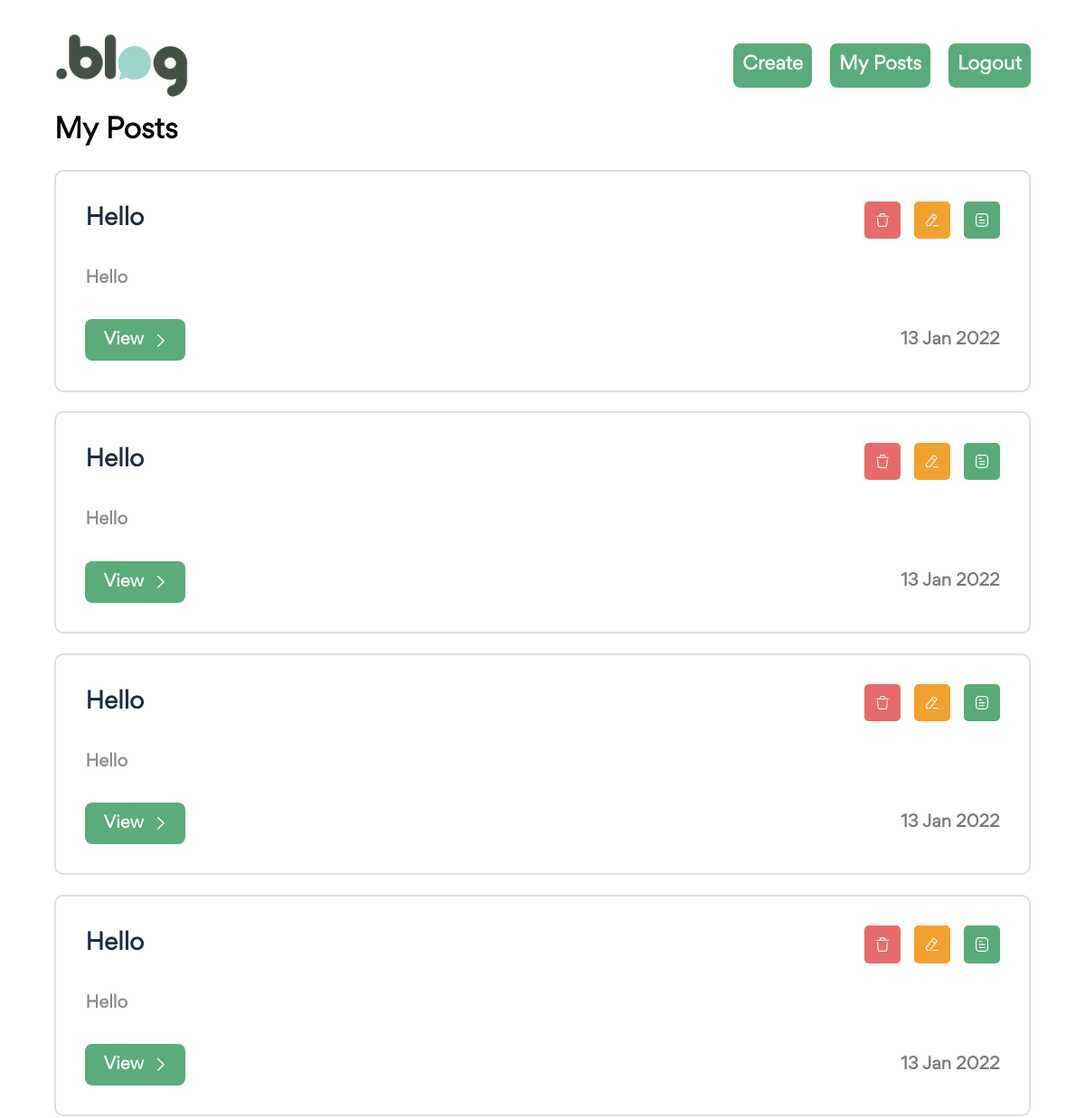
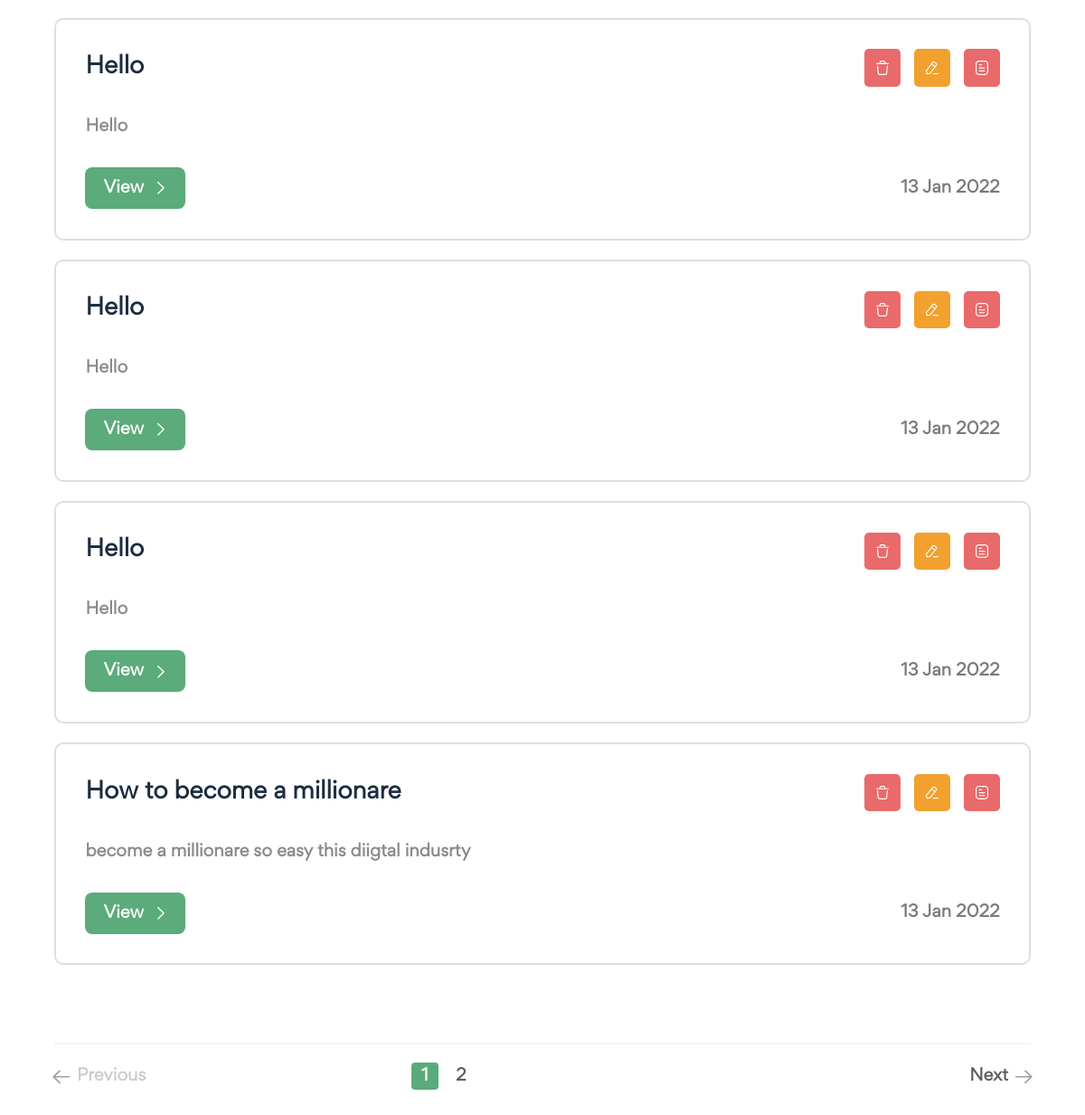
The app's page /posts/my-posts/ (signed in), older data (2 pictures, top to bottom).
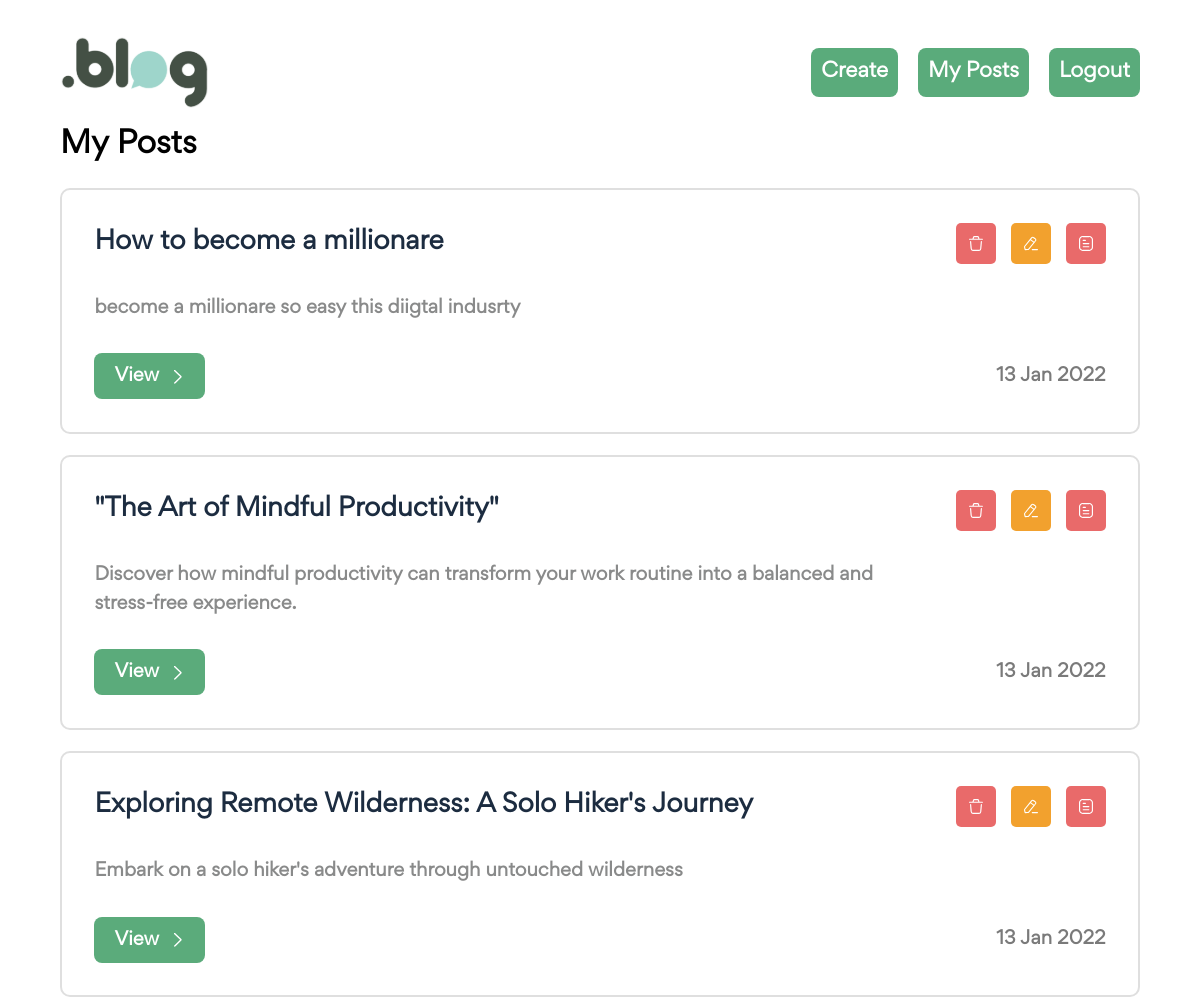
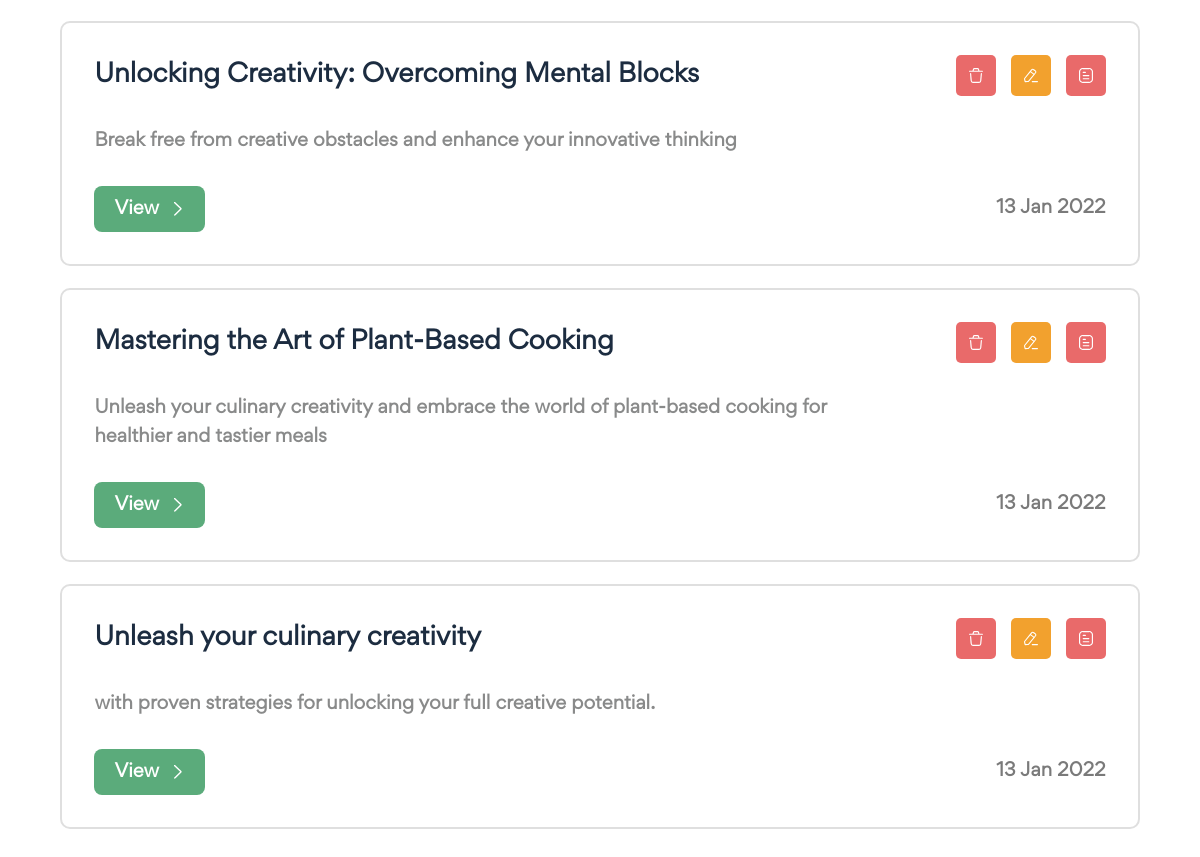
The same page, newer data (2 pictures, top to bottom).
### posts/models.py (models this page shows, shortened)
class Post(models.Model):
    title = models.CharField(max_length=255)
    short_description = models.TextField()
    description = RichTextField()
    categories = models.ManyToManyField("posts.Category")
    time_to_read = models.CharField(max_length=128)
    featured_image = models.ImageField(upload_to="posts/")
    is_draft = models.BooleanField(default=False)
    author = models.ForeignKey("posts.Author",on_delete=models.CASCADE)
    published_date = models.DateField()
    is_deleted = models.BooleanField(default=False)

### posts/views.py (the view)
# urls.py: path('my-posts/',views.my_posts, name="my_posts"),
@login_required(login_url="/users/login/")
def my_posts(request):
    posts = Post.objects.filter(author__user=request.user, is_deleted=False)
    instances = paginate_instances(request,posts,per_page=8)
    context = {
        "title" : "My Posts",
        "instances" : instances
    }
    return render(request, "posts/my-posts.html", context=context)

### main/functions.py (called while the page is built)
def paginate_instances(request,instances,per_page=6):
    instances = Paginator(instances, per_page)
    page = request.GET.get('page', 1)
    try:
        instances = instances.page(page)
    except PageNotAnInteger:
        instances = instances.page(1)
    except EmptyPage:
        instances = instances.page(instances.num_pages)
    return instances

### posts/templatetags/peginator_tags.py (called while the page is built)
@register.simple_tag
def get_elided_page_range(instances, number, on_each_side=3, on_ends=2):
    paginator =Paginator(instances.object_list, instances.per_page)
    return paginator.get_elided_page_range(number=number, on_each_side=on_each_side, on_ends=on_ends)

@register.simple_tag(takes_context=True)
def change_params(context,page):
    request = context['request']
    full_path = request.get_full_path()
    if "?" in full_path:
        if "page" in full_path:
            full_path = re.sub("page=[0-9]+", f"pages={page}",full_path)
        else:
            full_path += f"&page={page}"
    else:
        full_path += f"?page={page}"
    return full_path

### templates/posts/my-posts.html
{% extends 'base.html' %}
{% load static %}
{% block content %}
{% load peginator_tags %}
    <section id="my-posts-home">
        <section class="wrapper">
            {% include 'web/includes/header.html' %}
            <section class="spotlight">
                <h3>
                    {{title}}
                </h3>
                <ul class="posts">
                    {% for instance in instances %}
                    <li class="post">
                        <div class="top">
                            <h5 class="title">
                                {{instance.title}}
                            </h5>
                            <div class="buttons">
                                <a
                                href="{% url 'posts:delete_post' id=instance.id %}"
                                class="danger action-button reload"
                                data-text="Are you sure want to remove this post. You can't undo this action."
                                data-title="Confirm Delete!"
                                title="Delete!"
                            >
                                    <img src="{% static './images/icons/delete.svg' %}" alt="Delete" />
                                </a>
                                <a href="{% url 'posts:edit_post' id=instance.id %}" class="warning">
                                    <img src="{% static './images/icons/pencil.svg' %}" alt="Edit" />
                                </a>
                                <a
                                    href="{% url 'posts:draft_post' id=instance.id %}"
                                    class="{% if instance.is_draft %}success{% else %}danger{% endif %} action-button reload"
                                    data-text="Are you sure want to update this post"
                                    data-title="Confirm Status!"
                                    title="Draft"
                                >
                                    <img src="{% static './images/icons/sheet.svg' %}" alt="Edit" />
                                </a>
                            </div>
                        </div>
                        <p class="description">
                            {{instance.short_description}}
                        </p>
                        <div class="bottom">
                            <a href="{% url 'web:post' id=instance.id %}" class="view">
                                View
                                <span>
                                    <img src="{% static './images/icons/up-arrow.svg' %}" alt="Arrow">
                                </span>
                            </a>
                            <p class="date">
                                13 Jan 2022
                            </p>
                        </div>
                    </li>
                    {% endfor %}
                </ul>
            </section>
            {% load_pagination instances %}
        </section>
    </section>
{% endblock %}

Row changes from the older to the newer data that the page shows:
no longer on this page (row edited): Post: title "Hello", short_description "Hello", is_draft True (drawn)
no longer on this page (row edited): Post: title "Hello", short_description "Hello", is_draft True (drawn)
no longer on this page (row edited): Post: title "Hello", short_description "Hello", is_draft True (drawn)
no longer on this page (row edited): Post: title "Hello", short_description "Hello", is_draft True (drawn)
no longer on this page (row edited): Post: title "Hello", short_description "Hello"
no longer on this page (row edited): Post: title "Hello", short_description "Hello"
no longer on this page (row edited): Post: title "Hello", short_description "Hello"
now on this page (row unchanged): Post: title "\"The Art of Mindful Productivity\"", short_description "Discover how mindful productivity can transform your work routine into a balanced and stress-free experience."
now on this page (row unchanged): Post: title "Exploring Remote Wilderness: A Solo Hiker's Journey", short_description "Embark on a solo hiker's adventure through untouched wilderness"
now on this page (row unchanged): Post: title "Unlocking Creativity: Overcoming Mental Blocks", short_description "Break free from creative obstacles and enhance your innovative thinking"
now on this page (row unchanged): Post: title "Mastering the Art of Plant-Based Cooking", short_description "Unleash your culinary creativity and embrace the world of plant-based cooking for healthier and tastier meals"
now on this page (row unchanged): Post: title "Unleash your culinary creativity", short_description "with proven strategies for unlocking your full creative potential."
Text that changed along with them:
text no longer shown: "Previous Next"
list line gone: "1"
list line gone: "2"
